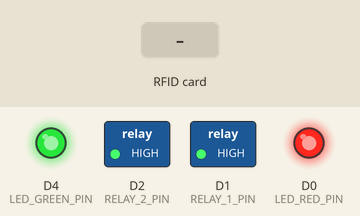
Recording of a sketch running on a simulated ESP8266 (NodeMCU). Parts: switched loads named in the sketch (green lamp = pin HIGH), output pins drawn as LEDs (lit = HIGH). Dashed ring = blinking. The inputs (shaded band) are chosen by the test bench. WiFi joins after 1.5 s; servers stay silent unless stated; EEPROM starts erased; what the sketch prints to the serial monitor is not drawn.

Above: at 11.4 s.
11.5 s: RFID card 5E 7A 19 C4 held to the reader
At 11.65 s:
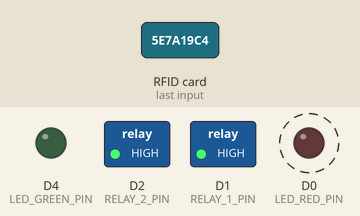
At 18.61 s:
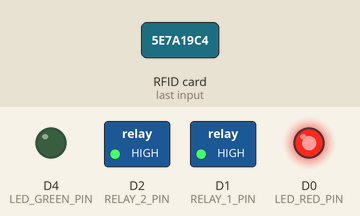
Timing chart, 0 to 20.2 s (numbered marks = the images above; inputs shaded):
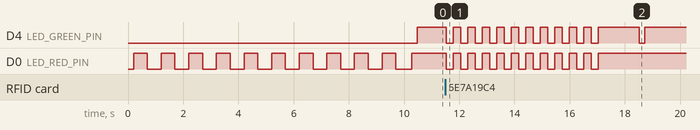

The sketch:

parking_door.ino
```cpp
//وارد کردن کتابخانه ها
#include <EEPROM.h> // کتابخانه حافظه eeprom
#include <ESP8266WiFi.h> // کتابخانه esp8266
#include <MFRC522.h> // کتابخانه ماژول ار اف ای دی
#include <SPI.h>
#include <ESP8266HTTPClient.h> // کتابخانه راه اندازی درخواست http
#include <WiFiClient.h>

// تعریف پایه های رله و ال ای دی و پایه های ماژول ار اف ای دی
#define RST_PIN D3
#define SS_PIN  D8
#define RELAY_1_PIN D1
#define RELAY_2_PIN D2
#define LED_GREEN_PIN D4
#define LED_RED_PIN D0

// رمز و پسورد وای فای مورد نظر
const char* ssid     = "NTW";         // The SSID (name) of the Wi-Fi network you want to connect to
const char* password = "0303301306004";     // The password of the Wi-Fi network

// کارت خوانده شده
byte presentedCard[4];
boolean state = false;

// آدرس سرور
const char* serverAddress = "http://www.payner.ir:80/Project/process.php"; //Your Domain name with URL path or IP address with path

unsigned long lastTime = 0;
// Set timer to 5 seconds (5000)
unsigned long timerDelay = 8000;

// مقدار دهی اولیه ماژول ار اف ای دی
MFRC522 rf(SS_PIN, RST_PIN);

void setup() {
  // راه اندازی سریال در بادریت مورد نظر
  Serial.begin(115200);
  delay(100);
  EEPROM.begin(512);
  delay(100);

  // تعیین ورودی یا خروجی بودن پین ها
  pinMode(RELAY_1_PIN, OUTPUT);
  pinMode(RELAY_2_PIN, OUTPUT);
  pinMode(LED_GREEN_PIN, OUTPUT);
  pinMode(LED_RED_PIN, OUTPUT);

  // وضعیت اولیه پین
  digitalWrite(RELAY_1_PIN, HIGH);
  digitalWrite(RELAY_2_PIN, HIGH);
  digitalWrite(LED_RED_PIN, LOW);

  // راه اندازی esp8266 در مود station
  WiFi.mode(WIFI_STA);
  // اتصال به وای فای مورد نظر
  WiFi.begin(ssid, password);

  // 10 ثانیه چشمک زدن چراغ قرمز به منظور اتصال به وای فای
  int count = 0;
  while(count < 10){
    digitalWrite(LED_RED_PIN, HIGH);
    delay(500);
    digitalWrite(LED_RED_PIN, LOW);
    delay(500);
    count++;
  }

  // شروع کار ماژول rfid
  SPI.begin();
  rf.PCD_Init();
}

void loop() {
  // شرط برقراره در صورتی که کارتی به ماژول نزدیک نشه - اگه کارتی تشخیص داده بشه وارد شرط نمیشه
  if ( ! rf.PICC_IsNewCardPresent() || ! rf.PICC_ReadCardSerial() ) {
    if ((millis() - lastTime) > timerDelay) { // اگه از تایمی کی بالا تعریف کردیم گذشته بود وارد شرط میشه
      digitalWrite(LED_GREEN_PIN, LOW);
      if(WiFi.status() == WL_CONNECTED) { // برسی اتصال به وای فای
        digitalWrite(LED_RED_PIN, HIGH);
        String response = httpGETRequest(serverAddress); // ایحاد درخواست
        Serial.print("Server -> ");
        Serial.println(serverAddress);
        Serial.print("Response -> ");
        Serial.println(response);
        if(response != "{}") {
          if(response == "off"){
            state = false;
          } else if (response == "on"){
            state = true;
          }
          control();
        }
      } else {
        digitalWrite(LED_RED_PIN, LOW);
      }

     lastTime = millis();
    }

    digitalWrite(LED_GREEN_PIN, HIGH);
    delay(50);
    return;
  }

  for (byte i = 0; i < rf.uid.size; i++) { // خواندن کارت
    presentedCard[i] = rf.uid.uidByte[i];
  }

  if (checkID(presentedCard)) { // بررسی وجود کارت در حافظه - اگه بود رله رو کنترل کن
    control();
  } else { // اگه نبود بیا برو تو حالت افزودن کارت
    int count = 0;
    while(! rf.PICC_IsNewCardPresent() || ! rf.PICC_ReadCardSerial()) { // تا 5 ثانیه اگه کارت قدیمی نزد کارت جدیدو اضافه نکن
      digitalWrite(LED_RED_PIN, LOW);
      digitalWrite(LED_GREEN_PIN, LOW);
      delay(250);
      digitalWrite(LED_RED_PIN, HIGH);
      digitalWrite(LED_GREEN_PIN, HIGH);
      delay(250);
      if (count >= 10) {
        return;
      }
      count++;
    }

    byte userCard[4];
    for (byte i = 0; i < rf.uid.size; i++) {
      userCard[i] = rf.uid.uidByte[i];
    }

    if(checkID(userCard)){
      addNewUsers(presentedCard);
    }
  }
  delay(400);
}

// تابع کنترل رله ها
void control() {
  if(!state) {
    digitalWrite(RELAY_1_PIN, HIGH);
    digitalWrite(RELAY_2_PIN, HIGH);
    state = true;
  } else {
    digitalWrite(RELAY_1_PIN, LOW);
    digitalWrite(RELAY_2_PIN, LOW);
    state = false;
  }
}

// تابع برسی آی دی کارت خوانده شده در حافظه
boolean checkID( byte card[] ) {
  byte users = EEPROM.read(0);
  byte storedCard[4];

  if(users <= 0){
    addNewUsers(card);
    return true;
  }

  for ( byte user = 0 ; user < users ; user++) {
    for ( byte i = 0 ; i < 4 ; i++) {
        storedCard[i] = EEPROM.read( user * 4 + 1 + i );
    }
    boolean match = true;
    for ( byte i = 0; i < 4; i++ ) {
      if ( card[i] != storedCard[i]) {
        match = false;
        break;
      }
    }
    if(match){
      return true;
    }
  }

  return false;
}

// تابع افزودن کاربر جدید در حافظه فلش
void addNewUsers(byte newUser[]) {
  byte users = EEPROM.read(0);
  users += 1;
  EEPROM.write(0, users);
  for ( byte i = 0 ; i < 4 ; i++ ) {
    EEPROM.write( (users - 1) * 4 + 1 + i , newUser[i] );
  }

  if (!EEPROM.commit()) {
    Serial.println("ERROR! EEPROM commit failed");
  }
}

// تابع درخواست http به صورت get
String httpGETRequest(const char* serverName) {
  WiFiClient client;
  HTTPClient http;
  // تایم اوت
  http.setTimeout(3000);
  http.begin(client, serverName);

  // Send HTTP GET request
  int httpResponseCode = http.GET();
  String payload = "{}";

  if (httpResponseCode == 200) { // اگر کد 200 بود اطلاعات صفحه رو بخون
    payload = http.getString();
  }

  http.end();
  return payload;
}
```

Measured:
- after the input at 11.5 s, D0 (LED_RED_PIN): alternates HIGH for 0.28 s and LOW for 0.25 s, 22 changes in all, then stays HIGH, starting at once
- by itself, D0 (LED_RED_PIN): alternates HIGH for 0.50 s and LOW for 0.50 s, 20 changes in all, then stays HIGH
